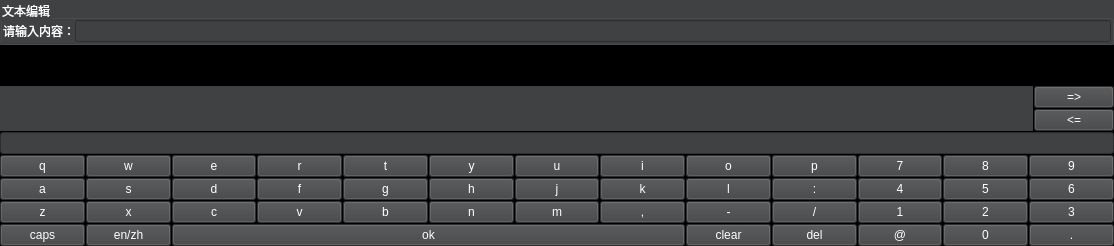
<?xml version="1.0" encoding="UTF-8"?>
<ui version="4.0">
 <class>keyboard</class>
 <widget class="QMainWindow" name="keyboard">
  <property name="geometry">
   <rect>
    <x>0</x>
    <y>0</y>
    <width>1114</width>
    <height>246</height>
   </rect>
  </property>
  <property name="windowTitle">
   <string>keyboard</string>
  </property>
  <property name="styleSheet">
   <string notr="true">background-color: rgb(0, 0, 0);</string>
  </property>
  <widget class="QWidget" name="centralwidget">
   <layout class="QVBoxLayout" name="verticalLayout_2" stretch="0,0,1,0">
    <property name="spacing">
     <number>1</number>
    </property>
    <property name="leftMargin">
     <number>0</number>
    </property>
    <property name="topMargin">
     <number>0</number>
    </property>
    <property name="rightMargin">
     <number>0</number>
    </property>
    <property name="bottomMargin">
     <number>0</number>
    </property>
    <item>
     <widget class="QGroupBox" name="keyboardgroupBox">
      <property name="styleSheet">
       <string notr="true">color: rgb(255, 255, 255);
background-color: rgb(64, 65, 66);</string>
      </property>
      <property name="title">
       <string>文本编辑</string>
      </property>
      <layout class="QHBoxLayout" name="horizontalLayout" stretch="0,1">
       <property name="spacing">
        <number>0</number>
       </property>
       <property name="leftMargin">
        <number>0</number>
       </property>
       <property name="topMargin">
        <number>0</number>
       </property>
       <property name="rightMargin">
        <number>0</number>
       </property>
       <property name="bottomMargin">
        <number>0</number>
       </property>
       <item>
        <widget class="QLabel" name="keyboardtitlelabel">
         <property name="text">
          <string>&lt;html&gt;&lt;head/&gt;&lt;body&gt;&lt;p align=&quot;center&quot;&gt;请输入内容：&lt;/p&gt;&lt;/body&gt;&lt;/html&gt;</string>
         </property>
        </widget>
       </item>
       <item>
        <widget class="QLineEdit" name="keyboardeditbox">
         <property name="text">
          <string/>
         </property>
        </widget>
       </item>
      </layout>
     </widget>
    </item>
    <item>
     <spacer name="verticalSpacer">
      <property name="orientation">
       <enum>Qt::Orientation::Vertical</enum>
      </property>
      <property name="sizeHint" stdset="0">
       <size>
        <width>20</width>
        <height>40</height>
       </size>
      </property>
     </spacer>
    </item>
    <item>
     <layout class="QHBoxLayout" name="horizontalLayout_2" stretch="1,0">
      <property name="spacing">
       <number>1</number>
      </property>
      <item>
       <widget class="QWidget" name="widget" native="true">
        <property name="styleSheet">
         <string notr="true">color: rgb(255, 255, 255);
background-color: rgb(64, 65, 66);</string>
        </property>
        <layout class="QGridLayout" name="gridLayout_candidateWords">
         <property name="leftMargin">
          <number>3</number>
         </property>
         <property name="topMargin">
          <number>3</number>
         </property>
         <property name="rightMargin">
          <number>3</number>
         </property>
         <property name="bottomMargin">
          <number>3</number>
         </property>
         <property name="spacing">
          <number>3</number>
         </property>
        </layout>
       </widget>
      </item>
      <item>
       <layout class="QVBoxLayout" name="verticalLayout">
        <item>
         <widget class="QPushButton" name="NEXTpushButton">
          <property name="sizePolicy">
           <sizepolicy hsizetype="Preferred" vsizetype="Preferred">
            <horstretch>0</horstretch>
            <verstretch>0</verstretch>
           </sizepolicy>
          </property>
          <property name="styleSheet">
           <string notr="true">color: rgb(255, 255, 255);
background-color: rgb(64, 65, 66);</string>
          </property>
          <property name="text">
           <string>=&gt;</string>
          </property>
         </widget>
        </item>
        <item>
         <widget class="QPushButton" name="LASTpushButton">
          <property name="sizePolicy">
           <sizepolicy hsizetype="Preferred" vsizetype="Preferred">
            <horstretch>0</horstretch>
            <verstretch>0</verstretch>
           </sizepolicy>
          </property>
          <property name="styleSheet">
           <string notr="true">color: rgb(255, 255, 255);
background-color: rgb(64, 65, 66);</string>
          </property>
          <property name="text">
           <string>&lt;=</string>
          </property>
         </widget>
        </item>
       </layout>
      </item>
     </layout>
    </item>
    <item>
     <layout class="QGridLayout" name="gridLayout">
      <item row="0" column="0" colspan="13">
       <widget class="QLineEdit" name="key_pinyininput">
        <property name="styleSheet">
         <string notr="true">color: rgb(255, 255, 255);
background-color: rgb(64, 65, 66);</string>
        </property>
        <property name="text">
         <string/>
        </property>
       </widget>
      </item>
      <item row="1" column="0">
       <widget class="QPushButton" name="key_q">
        <property name="styleSheet">
         <string notr="true">color: rgb(255, 255, 255);
background-color: rgb(64, 65, 66);</string>
        </property>
        <property name="text">
         <string>q</string>
        </property>
       </widget>
      </item>
      <item row="1" column="1">
       <widget class="QPushButton" name="key_w">
        <property name="styleSheet">
         <string notr="true">color: rgb(255, 255, 255);
background-color: rgb(64, 65, 66);</string>
        </property>
        <property name="text">
         <string>w</string>
        </property>
       </widget>
      </item>
      <item row="1" column="2">
       <widget class="QPushButton" name="key_e">
        <property name="styleSheet">
         <string notr="true">color: rgb(255, 255, 255);
background-color: rgb(64, 65, 66);</string>
        </property>
        <property name="text">
         <string>e</string>
        </property>
       </widget>
      </item>
      <item row="1" column="3">
       <widget class="QPushButton" name="key_r">
        <property name="styleSheet">
         <string notr="true">color: rgb(255, 255, 255);
background-color: rgb(64, 65, 66);</string>
        </property>
        <property name="text">
         <string>r</string>
        </property>
       </widget>
      </item>
      <item row="1" column="4">
       <widget class="QPushButton" name="key_t">
        <property name="styleSheet">
         <string notr="true">color: rgb(255, 255, 255);
background-color: rgb(64, 65, 66);</string>
        </property>
        <property name="text">
         <string>t</string>
        </property>
       </widget>
      </item>
      <item row="1" column="5">
       <widget class="QPushButton" name="key_y">
        <property name="styleSheet">
         <string notr="true">color: rgb(255, 255, 255);
background-color: rgb(64, 65, 66);</string>
        </property>
        <property name="text">
         <string>y</string>
        </property>
       </widget>
      </item>
      <item row="1" column="6">
       <widget class="QPushButton" name="key_u">
        <property name="styleSheet">
         <string notr="true">color: rgb(255, 255, 255);
background-color: rgb(64, 65, 66);</string>
        </property>
        <property name="text">
         <string>u</string>
        </property>
       </widget>
      </item>
      <item row="1" column="7">
       <widget class="QPushButton" name="key_i">
        <property name="styleSheet">
         <string notr="true">color: rgb(255, 255, 255);
background-color: rgb(64, 65, 66);</string>
        </property>
        <property name="text">
         <string>i</string>
        </property>
       </widget>
      </item>
      <item row="1" column="8">
       <widget class="QPushButton" name="key_o">
        <property name="styleSheet">
         <string notr="true">color: rgb(255, 255, 255);
background-color: rgb(64, 65, 66);</string>
        </property>
        <property name="text">
         <string>o</string>
        </property>
       </widget>
      </item>
      <item row="1" column="9">
       <widget class="QPushButton" name="key_p">
        <property name="styleSheet">
         <string notr="true">color: rgb(255, 255, 255);
background-color: rgb(64, 65, 66);</string>
        </property>
        <property name="text">
         <string>p</string>
        </property>
       </widget>
      </item>
      <item row="1" column="10">
       <widget class="QPushButton" name="key_7">
        <property name="styleSheet">
         <string notr="true">color: rgb(255, 255, 255);
background-color: rgb(64, 65, 66);</string>
        </property>
        <property name="text">
         <string>7</string>
        </property>
       </widget>
      </item>
      <item row="1" column="11">
       <widget class="QPushButton" name="key_8">
        <property name="styleSheet">
         <string notr="true">color: rgb(255, 255, 255);
background-color: rgb(64, 65, 66);</string>
        </property>
        <property name="text">
         <string>8</string>
        </property>
       </widget>
      </item>
      <item row="1" column="12">
       <widget class="QPushButton" name="key_9">
        <property name="styleSheet">
         <string notr="true">color: rgb(255, 255, 255);
background-color: rgb(64, 65, 66);</string>
        </property>
        <property name="text">
         <string>9</string>
        </property>
       </widget>
      </item>
      <item row="2" column="0">
       <widget class="QPushButton" name="key_a">
        <property name="styleSheet">
         <string notr="true">color: rgb(255, 255, 255);
background-color: rgb(64, 65, 66);</string>
        </property>
        <property name="text">
         <string>a</string>
        </property>
       </widget>
      </item>
      <item row="2" column="1">
       <widget class="QPushButton" name="key_s">
        <property name="styleSheet">
         <string notr="true">color: rgb(255, 255, 255);
background-color: rgb(64, 65, 66);</string>
        </property>
        <property name="text">
         <string>s</string>
        </property>
       </widget>
      </item>
      <item row="2" column="2">
       <widget class="QPushButton" name="key_d">
        <property name="styleSheet">
         <string notr="true">color: rgb(255, 255, 255);
background-color: rgb(64, 65, 66);</string>
        </property>
        <property name="text">
         <string>d</string>
        </property>
       </widget>
      </item>
      <item row="2" column="3">
       <widget class="QPushButton" name="key_f">
        <property name="styleSheet">
         <string notr="true">color: rgb(255, 255, 255);
background-color: rgb(64, 65, 66);</string>
        </property>
        <property name="text">
         <string>f</string>
        </property>
       </widget>
      </item>
      <item row="2" column="4">
       <widget class="QPushButton" name="key_g">
        <property name="styleSheet">
         <string notr="true">color: rgb(255, 255, 255);
background-color: rgb(64, 65, 66);</string>
        </property>
        <property name="text">
         <string>g</string>
        </property>
       </widget>
      </item>
      <item row="2" column="5">
       <widget class="QPushButton" name="key_h">
        <property name="styleSheet">
         <string notr="true">color: rgb(255, 255, 255);
background-color: rgb(64, 65, 66);</string>
        </property>
        <property name="text">
         <string>h</string>
        </property>
       </widget>
      </item>
      <item row="2" column="6">
       <widget class="QPushButton" name="key_j">
        <property name="styleSheet">
         <string notr="true">color: rgb(255, 255, 255);
background-color: rgb(64, 65, 66);</string>
        </property>
        <property name="text">
         <string>j</string>
        </property>
       </widget>
      </item>
      <item row="2" column="7">
       <widget class="QPushButton" name="key_k">
        <property name="styleSheet">
         <string notr="true">color: rgb(255, 255, 255);
background-color: rgb(64, 65, 66);</string>
        </property>
        <property name="text">
         <string>k</string>
        </property>
       </widget>
      </item>
      <item row="2" column="8">
       <widget class="QPushButton" name="key_l">
        <property name="styleSheet">
         <string notr="true">color: rgb(255, 255, 255);
background-color: rgb(64, 65, 66);</string>
        </property>
        <property name="text">
         <string>l</string>
        </property>
       </widget>
      </item>
      <item row="2" column="9">
       <widget class="QPushButton" name="key_colon">
        <property name="styleSheet">
         <string notr="true">color: rgb(255, 255, 255);
background-color: rgb(64, 65, 66);</string>
        </property>
        <property name="text">
         <string>:</string>
        </property>
       </widget>
      </item>
      <item row="2" column="10">
       <widget class="QPushButton" name="key_4">
        <property name="styleSheet">
         <string notr="true">color: rgb(255, 255, 255);
background-color: rgb(64, 65, 66);</string>
        </property>
        <property name="text">
         <string>4</string>
        </property>
       </widget>
      </item>
      <item row="2" column="11">
       <widget class="QPushButton" name="key_5">
        <property name="styleSheet">
         <string notr="true">color: rgb(255, 255, 255);
background-color: rgb(64, 65, 66);</string>
        </property>
        <property name="text">
         <string>5</string>
        </property>
       </widget>
      </item>
      <item row="2" column="12">
       <widget class="QPushButton" name="key_6">
        <property name="styleSheet">
         <string notr="true">color: rgb(255, 255, 255);
background-color: rgb(64, 65, 66);</string>
        </property>
        <property name="text">
         <string>6</string>
        </property>
       </widget>
      </item>
      <item row="3" column="0">
       <widget class="QPushButton" name="key_z">
        <property name="styleSheet">
         <string notr="true">color: rgb(255, 255, 255);
background-color: rgb(64, 65, 66);</string>
        </property>
        <property name="text">
         <string>z</string>
        </property>
       </widget>
      </item>
      <item row="3" column="1">
       <widget class="QPushButton" name="key_x">
        <property name="styleSheet">
         <string notr="true">color: rgb(255, 255, 255);
background-color: rgb(64, 65, 66);</string>
        </property>
        <property name="text">
         <string>x</string>
        </property>
       </widget>
      </item>
      <item row="3" column="2">
       <widget class="QPushButton" name="key_c">
        <property name="styleSheet">
         <string notr="true">color: rgb(255, 255, 255);
background-color: rgb(64, 65, 66);</string>
        </property>
        <property name="text">
         <string>c</string>
        </property>
       </widget>
      </item>
      <item row="3" column="3">
       <widget class="QPushButton" name="key_v">
        <property name="styleSheet">
         <string notr="true">color: rgb(255, 255, 255);
background-color: rgb(64, 65, 66);</string>
        </property>
        <property name="text">
         <string>v</string>
        </property>
       </widget>
      </item>
      <item row="3" column="4">
       <widget class="QPushButton" name="key_b">
        <property name="styleSheet">
         <string notr="true">color: rgb(255, 255, 255);
background-color: rgb(64, 65, 66);</string>
        </property>
        <property name="text">
         <string>b</string>
        </property>
       </widget>
      </item>
      <item row="3" column="5">
       <widget class="QPushButton" name="key_n">
        <property name="styleSheet">
         <string notr="true">color: rgb(255, 255, 255);
background-color: rgb(64, 65, 66);</string>
        </property>
        <property name="text">
         <string>n</string>
        </property>
       </widget>
      </item>
      <item row="3" column="6">
       <widget class="QPushButton" name="key_m">
        <property name="styleSheet">
         <string notr="true">color: rgb(255, 255, 255);
background-color: rgb(64, 65, 66);</string>
        </property>
        <property name="text">
         <string>m</string>
        </property>
       </widget>
      </item>
      <item row="3" column="7">
       <widget class="QPushButton" name="key_comma">
        <property name="styleSheet">
         <string notr="true">color: rgb(255, 255, 255);
background-color: rgb(64, 65, 66);</string>
        </property>
        <property name="text">
         <string>,</string>
        </property>
       </widget>
      </item>
      <item row="3" column="8">
       <widget class="QPushButton" name="key_dash">
        <property name="styleSheet">
         <string notr="true">color: rgb(255, 255, 255);
background-color: rgb(64, 65, 66);</string>
        </property>
        <property name="text">
         <string>-</string>
        </property>
       </widget>
      </item>
      <item row="3" column="9">
       <widget class="QPushButton" name="key_virgule">
        <property name="styleSheet">
         <string notr="true">color: rgb(255, 255, 255);
background-color: rgb(64, 65, 66);</string>
        </property>
        <property name="text">
         <string>/</string>
        </property>
       </widget>
      </item>
      <item row="3" column="10">
       <widget class="QPushButton" name="key_1">
        <property name="styleSheet">
         <string notr="true">color: rgb(255, 255, 255);
background-color: rgb(64, 65, 66);</string>
        </property>
        <property name="text">
         <string>1</string>
        </property>
       </widget>
      </item>
      <item row="3" column="11">
       <widget class="QPushButton" name="key_2">
        <property name="styleSheet">
         <string notr="true">color: rgb(255, 255, 255);
background-color: rgb(64, 65, 66);</string>
        </property>
        <property name="text">
         <string>2</string>
        </property>
       </widget>
      </item>
      <item row="3" column="12">
       <widget class="QPushButton" name="key_3">
        <property name="styleSheet">
         <string notr="true">color: rgb(255, 255, 255);
background-color: rgb(64, 65, 66);</string>
        </property>
        <property name="text">
         <string>3</string>
        </property>
       </widget>
      </item>
      <item row="4" column="0">
       <widget class="QPushButton" name="key_caps">
        <property name="styleSheet">
         <string notr="true">color: rgb(255, 255, 255);
background-color: rgb(64, 65, 66);</string>
        </property>
        <property name="text">
         <string>caps</string>
        </property>
       </widget>
      </item>
      <item row="4" column="1">
       <widget class="QPushButton" name="key_language">
        <property name="styleSheet">
         <string notr="true">color: rgb(255, 255, 255);
background-color: rgb(64, 65, 66);</string>
        </property>
        <property name="text">
         <string>en/zh</string>
        </property>
       </widget>
      </item>
      <item row="4" column="2" colspan="6">
       <widget class="QPushButton" name="key_ok">
        <property name="styleSheet">
         <string notr="true">color: rgb(255, 255, 255);
background-color: rgb(64, 65, 66);</string>
        </property>
        <property name="text">
         <string>ok</string>
        </property>
       </widget>
      </item>
      <item row="4" column="8">
       <widget class="QPushButton" name="key_clear">
        <property name="styleSheet">
         <string notr="true">color: rgb(255, 255, 255);
background-color: rgb(64, 65, 66);</string>
        </property>
        <property name="text">
         <string>clear</string>
        </property>
       </widget>
      </item>
      <item row="4" column="9">
       <widget class="QPushButton" name="key_del">
        <property name="styleSheet">
         <string notr="true">color: rgb(255, 255, 255);
background-color: rgb(64, 65, 66);</string>
        </property>
        <property name="text">
         <string>del</string>
        </property>
       </widget>
      </item>
      <item row="4" column="10">
       <widget class="QPushButton" name="key_at">
        <property name="styleSheet">
         <string notr="true">color: rgb(255, 255, 255);
background-color: rgb(64, 65, 66);</string>
        </property>
        <property name="text">
         <string>@</string>
        </property>
       </widget>
      </item>
      <item row="4" column="11">
       <widget class="QPushButton" name="key_0">
        <property name="styleSheet">
         <string notr="true">color: rgb(255, 255, 255);
background-color: rgb(64, 65, 66);</string>
        </property>
        <property name="text">
         <string>0</string>
        </property>
       </widget>
      </item>
      <item row="4" column="12">
       <widget class="QPushButton" name="key_point">
        <property name="styleSheet">
         <string notr="true">color: rgb(255, 255, 255);
background-color: rgb(64, 65, 66);</string>
        </property>
        <property name="text">
         <string>.</string>
        </property>
       </widget>
      </item>
     </layout>
    </item>
   </layout>
  </widget>
 </widget>
 <resources/>
 <connections/>
</ui>
